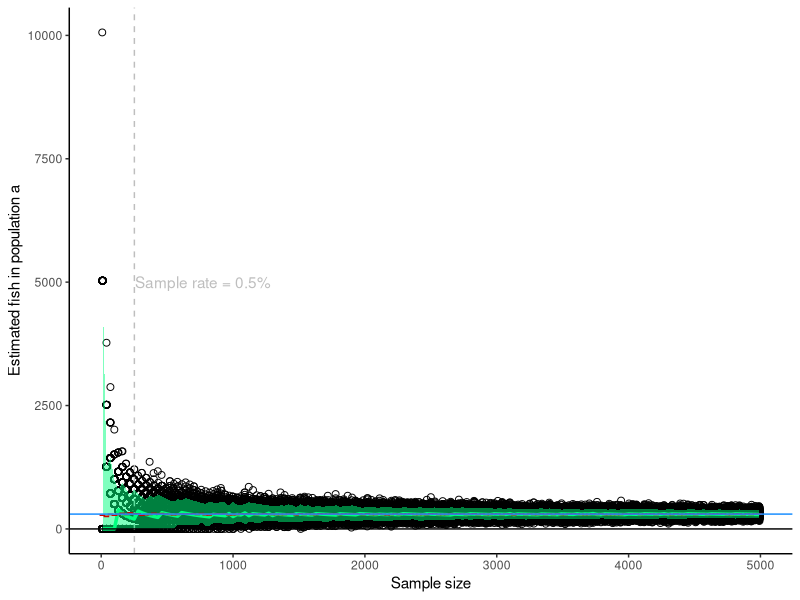
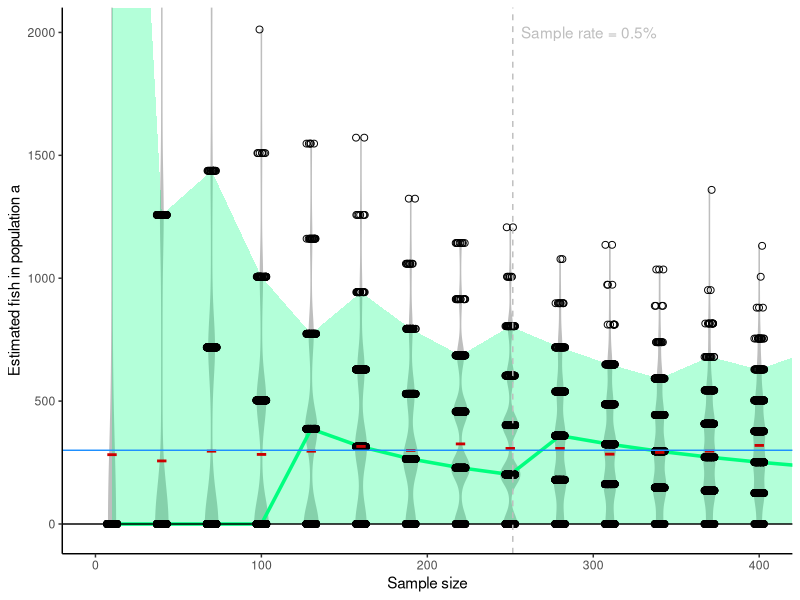
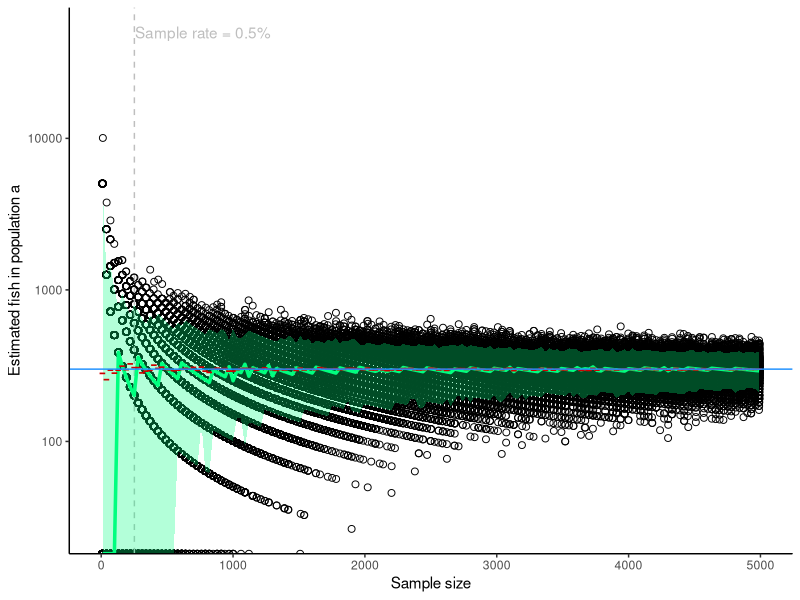

These charts were generated, in order, by the following R code:
## ---- chunk 1
knitr::opts_chunk$set(echo = TRUE)
library(ggplot2)
library(dplyr)
options(scipen = 1000000)
## ---- chunk 2

pop_a <- 300 # Number of fish in population a
pop_b <- 50000 # number of fish not in population a
n_catch <- sum(pop_a, pop_b) # total fish caught
fish_caught <- c(rep(1, pop_a), rep(0, pop_b)) # vector of 1 and 0, 1 if fish is population a
true_prop <- pop_a / n_catch  # 'true' proportion of population a fish
min_sample_size <- 10
max_sample_size <- 5000
step_sample_size <- 30
n_reps_sample <- 500
sample_size <- rep(seq( min_sample_size , max_sample_size, by=step_sample_size), each= n_reps_sample)
hypo_sample_rate <- 0.005  # hypothetical low sample rate to compare on figures, as a reference

# Get estimated proportion population a by sampling fish caught with repeated samples of various sample sizes
estimated_prop <- sapply( sample_size, function(x) {
                          sum(sample(fish_caught, size = x)) / x
                          }
        )

s <- data.frame(sample_size, estimated_prop)
s$estimated_pop_a <- s$estimated_prop * n_catch


s_sum <- s %>% group_by(sample_size) %>% summarise(mean_pop_a = mean(estimated_pop_a, na.rm=TRUE), 
                                                 median_pop_a = median(estimated_pop_a, na.rm=TRUE),
                                                 q_up = quantile(estimated_pop_a, 0.05), 
                                                 q_low = quantile(estimated_pop_a, 0.95))

## ---- chunk 3
quantile_colour <- "springgreen"
median_colour <- "springgreen"
mean_colour <- "red3"

## ---- chunk 4

ggplot() +
  #geom_violin(data = s,aes(x = sample_size, y = estimated_pop_a, group = sample_size), fill="gray", colour="gray")   +
  geom_point( data = s,aes( x = sample_size, y = estimated_pop_a), shape=1, size=2, position = position_jitter(width=3)) +
  geom_vline(aes(xintercept = hypo_sample_rate * n_catch), colour="gray", linetype=2) +
  geom_text(aes(x=hypo_sample_rate * n_catch + 5, y=5000, label=paste0("Sample rate = ", hypo_sample_rate*100, "%")), hjust = 0, colour="gray") +
  geom_ribbon(data = s_sum , aes(ymin=q_up, ymax=q_low, x=sample_size), alpha=0.5, fill=quantile_colour) +
    geom_line(data = s_sum , aes(y=median_pop_a, x=sample_size), linewidth=1.2, colour=median_colour) +
geom_point(data = s_sum , aes(y=mean_pop_a, x=sample_size), colour=mean_colour, shape=45, size=4, stroke=3) +
  ylab("Estimated fish in population a") + 
  xlab("Sample size") +
  geom_hline(aes(yintercept=0)) +
  geom_hline(aes(yintercept=pop_a), colour="dodgerblue") +
  #geom_text(aes(x=500, y=pop_a-200, label=paste0("Actual population = ", pop_a)),vjust=0, colour="dodgerblue") + 
  coord_cartesian() +
  theme_classic()

## ---- chunk 5

ggplot() + 
  geom_violin(data = s,aes(x = sample_size, y = estimated_pop_a, group = sample_size), fill="gray", colour="gray")   +
  geom_ribbon(data = s_sum , aes(ymin=q_up, ymax=q_low, x=sample_size), alpha=0.3, fill=quantile_colour) +
    geom_line(data = s_sum , aes(y=median_pop_a, x=sample_size), linewidth=1.2, colour=median_colour) +
geom_point(data=s, aes( x = sample_size, y = estimated_pop_a), shape=1, size=2, position = position_jitter(width=3)) +
  geom_vline(aes(xintercept = hypo_sample_rate * n_catch), colour="gray", linetype=2) +
  geom_text(aes(x=hypo_sample_rate * n_catch + 5, y=2000, label=paste0("Sample rate = ", hypo_sample_rate*100, "%")), hjust = 0, colour="gray") +
  geom_point(data = s_sum , aes(y=mean_pop_a, x=sample_size), colour=mean_colour, shape=45, size=6, stroke=6) +
 geom_hline(aes(yintercept=0)) +
  ylab("Estimated fish in population a") +
  xlab("Sample size") +
  geom_hline(aes(yintercept=pop_a), colour="dodgerblue") +
  #geom_text(aes(x=200, y=pop_a-300, label=paste0("Actual population = ", pop_a)), vjust=0, colour="dodgerblue") + 
  coord_cartesian(xlim=c(0,400), ylim = c(-20,2000)) +
  theme_classic()

## ---- chunk 6
# 
# max_est <- max(s$estimated_pop_a)
# 
# ggplot(data = s, aes( x = sample_size, y = estimated_pop_a)) +
#   #geom_violin(aes(group = sample_size), fill="gray", colour="gray")   +
#   geom_point( aes( x = sample_size, y = estimated_pop_a), shape=1, size=2, position = position_jitter(width=3)) +
#   geom_vline(aes(xintercept = hypo_sample_rate * n_catch), colour="gray", linetype=2) +
#   geom_text(aes(x=hypo_sample_rate * n_catch + 5, y=50000, label=paste0("Sample rate = ", hypo_sample_rate*100, "%")), hjust = 0, colour="gray") +  
#   geom_point(data = s_sum , aes(y=mean_pop_a, x=sample_size), colour="gray") +
#   geom_point(data = s_sum , aes(y=median_pop_a, x=sample_size), colour=quantile_colour) +
#   ylab("Estimated fish in population a") +
#   geom_hline(aes(yintercept=0)) +
#   scale_y_log10() +
#   geom_hline(aes(yintercept=pop_a), colour="dodgerblue") +
#   #geom_text(aes(x=200, y=pop_a, label=paste0("Actual population = ", pop_a)), vjust=0, colour="dodgerblue") + 
#   coord_cartesian(xlim=c(0,1000)) +
#   theme_classic()
# 
## ---- chunk 7
max_est <- max(s$estimated_pop_a)

ggplot() +
   geom_point(data=s, aes( x = sample_size, y = estimated_pop_a), shape=1, size=2, position = position_jitter(width=3)) +
  geom_vline(aes(xintercept = hypo_sample_rate * n_catch), colour="gray", linetype=2) +
  geom_ribbon(data = s_sum , aes(ymin=q_up, ymax=q_low, x=sample_size), alpha=0.3, fill=quantile_colour) +
   geom_line(data = s_sum , aes(y=median_pop_a, x=sample_size), linewidth=1.2, colour=median_colour) +
geom_text(aes(x=hypo_sample_rate * n_catch + 5, y=50000, label=paste0("Sample rate = ", hypo_sample_rate*100, "%")), hjust = 0, colour="gray") +
  geom_hline(aes(yintercept=0)) +    
  geom_point(data = s_sum , aes(y=mean_pop_a, x=sample_size), colour=mean_colour, shape=45, size=4, stroke=3) +
  ylab("Estimated fish in population a") +
  xlab("Sample size") +
 geom_hline(aes(yintercept=0)) +
  scale_y_log10()+
  geom_hline(aes(yintercept=pop_a), colour="dodgerblue") +
  #geom_text(aes(x=200, y=pop_a, label=paste0("Actual population = ", pop_a)), vjust=0, colour="dodgerblue") + 
  coord_cartesian() +
  theme_classic()
